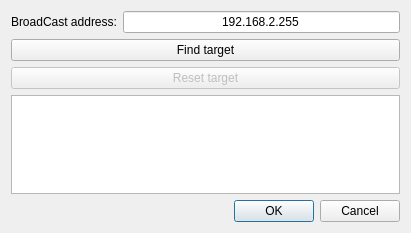
<?xml version="1.0" encoding="UTF-8"?>
<ui version="4.0">
 <class>targetFinder</class>
 <widget class="QDialog" name="targetFinder">
  <property name="geometry">
   <rect>
    <x>0</x>
    <y>0</y>
    <width>411</width>
    <height>233</height>
   </rect>
  </property>
  <property name="windowTitle">
   <string>Dialog</string>
  </property>
  <layout class="QVBoxLayout" name="verticalLayout">
   <item>
    <layout class="QHBoxLayout" name="horizontalLayout">
     <item>
      <widget class="QLabel" name="label_broadcast">
       <property name="text">
        <string>BroadCast address:</string>
       </property>
      </widget>
     </item>
     <item>
      <widget class="QLineEdit" name="input_broadcast">
       <property name="text">
        <string>192.168.2.255</string>
       </property>
       <property name="alignment">
        <set>Qt::AlignCenter</set>
       </property>
      </widget>
     </item>
    </layout>
   </item>
   <item>
    <widget class="QPushButton" name="button_find">
     <property name="text">
      <string>Find target</string>
     </property>
    </widget>
   </item>
   <item>
    <widget class="QPushButton" name="btn_reset">
     <property name="enabled">
      <bool>false</bool>
     </property>
     <property name="text">
      <string>Reset target</string>
     </property>
    </widget>
   </item>
   <item>
    <widget class="QListWidget" name="listWidget"/>
   </item>
   <item>
    <widget class="QDialogButtonBox" name="buttonBox">
     <property name="orientation">
      <enum>Qt::Horizontal</enum>
     </property>
     <property name="standardButtons">
      <set>QDialogButtonBox::Cancel|QDialogButtonBox::Ok</set>
     </property>
    </widget>
   </item>
  </layout>
 </widget>
 <resources/>
 <connections/>
</ui>
